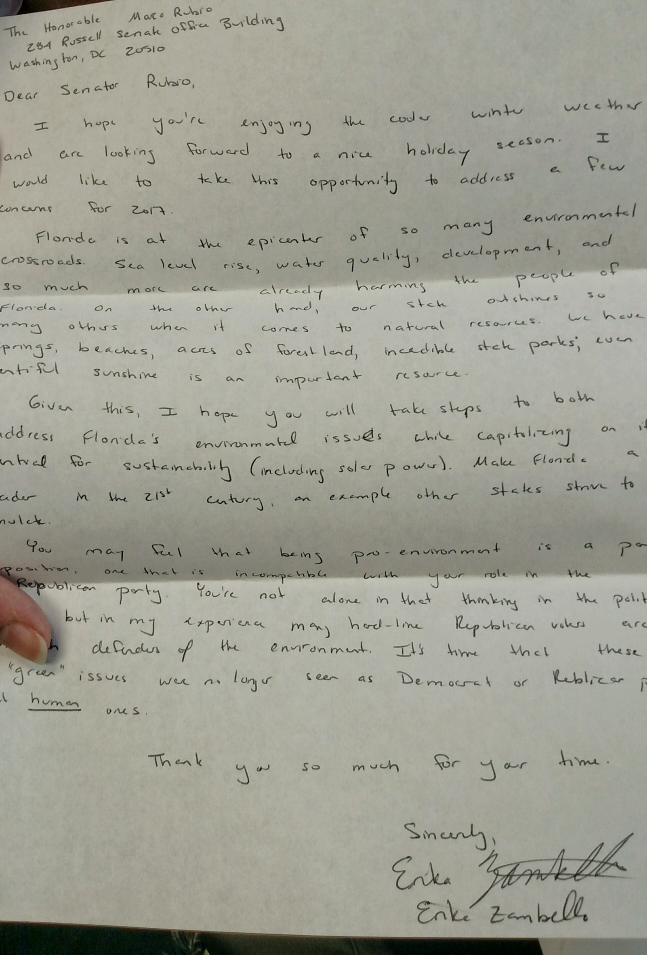
#> input picture letter.jpeg, 1940 x 2863 px (shown at 1/3 size)
$ python documents_scanner.py
#> lines starting #> are read from the running program, lines starting #| are printed output that depends on the picture
import numpy as np
import cv2
from skimage.filters import threshold_local
import math
from scipy import ndimage
print("Imports are Done!")


class Scanner:
    """
    A class to scan (and perform related operations on) a document.
    ...
    Attributes
    ----------
    img : str
            image name of the document/photo.
    Methods
    -------
    Resize_Image(final_height, img):
            Resizes the image by preserving its axis ratio.
    Scan_View():
            Transforms the image/document view into B&W (proper scanned colour scheme).
    Rotation():
            Automatically rotates the image/document to a straight (top-down, face-on) view.
    """

    def __init__(self, img):
        """
        Constructs all the necessary attributes for the person object.
        Parameters
        ----------
        img : str
                image name of the document/photo
        Returns
        -------
        None
        """

        self.img = img

    def Resize_Image(self, final_height, img):
        """
        Resizes the image by preserving its axis ratio.
        An argument 'img' can be either a string or an image array itself.
        Parameters
        ----------
        img : str/array
                image name (image array) of the document/photo
        final_height : int
                final height to resize an image to (in pixels)
        Returns
        -------
        Resized image (array)
        """

        if isinstance(img, str):
            print("This is string!")
            img = cv2.imread(img, cv2.IMREAD_GRAYSCALE)
        else:
            print("This is not string!")
            print(type(img))
            img = img
        # Optional - resizing an image by preserving its aspect ratio
        # percentage by which we resize our image (based on the hight)
        height_ratio = final_height / img.shape[0]
        # calculate the ratio of original dimensions
        height, width = int(
            img.shape[0] * height_ratio), int(img.shape[1] * height_ratio)
        # resizing our image to the desired size
        im_res = cv2.resize(img, (width, height))
        cv2.imshow("Resized", im_res)
        cv2.waitKey(0)
        cv2.destroyAllWindows()
        return im_res

    def Scan_View(self, save_collage=False, resize_collage=True, resize_height=500):
        """
        Transforms an image/document view into B&W view (proper scanned colour scheme).
        Optionally, saves and resizes a collage with the original and scanned images.
        Parameters
        ----------
        save_collage : bool
                flag to save the collage
        resize_collage : bool
                flag to resize the collage
        resize_height : int (default = 500)
                final height to resize an image to (in pixels)
        Returns
        -------
        Resized image (array)
        """
#> called with save_collage = False, resize_collage = False, resize_height = 500

        print("Scanned View")
        # read the original image, copy it,
        # apply threshold to "scannify" it
        image = cv2.imread(self.img)
#> image is the input picture: shape (2863, 1940, 3); mean B, G, R 147.3, 159.1, 159
        orig = image.copy()

        # convert our image to grayscale, apply threshold
        # to create scanned paper effect
        image = cv2.cvtColor(image, cv2.COLOR_BGR2GRAY)
#> image: shape (2863, 1940)
        thr = threshold_local(image, 11, offset=10, method="gaussian")
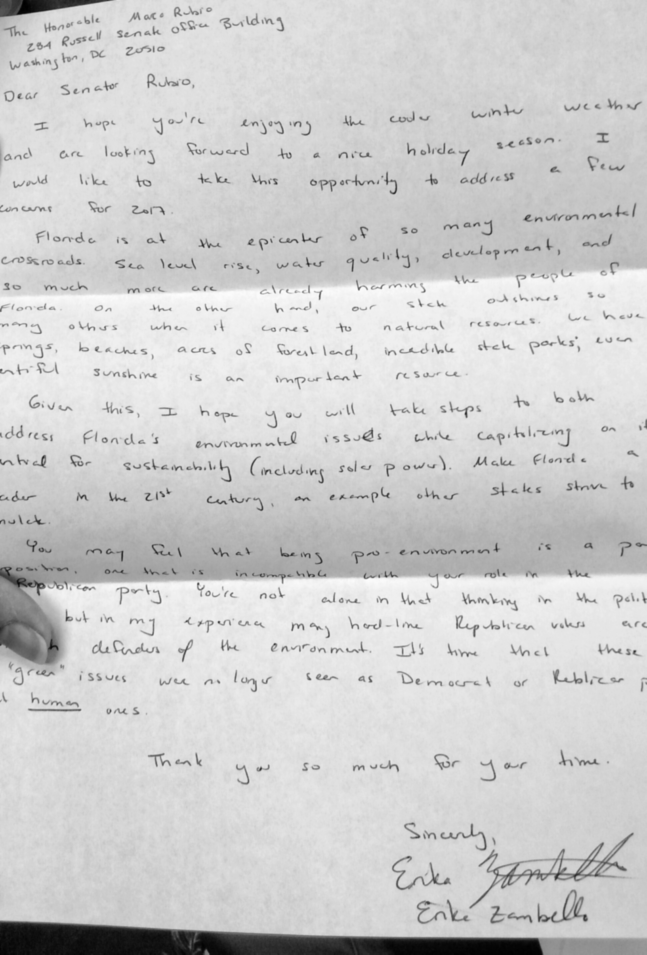
#> thr: shape (2863, 1940) float64 (shown at 1/3 size); min -9.16, max 184.5, mean 147.8; drawn with min black and max white
        image = (image > thr).astype("uint8") * 255
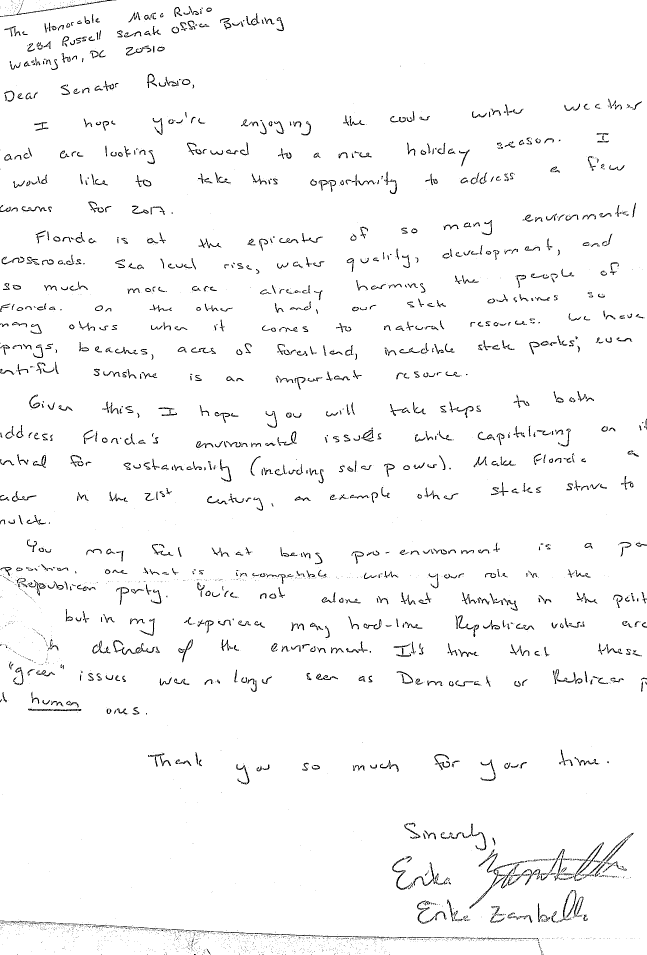
#> image: shape (2863, 1940) (shown at 1/3 size); 97.1% white; black in thin lines or dots

        # [5 lines of commented-out code are left out]
        if save_collage:
            # Saving a nice horizontal collage
            horiz_conc = np.concatenate((orig[:, :, 1], image), axis=1)
            if resize_collage:
                # Optional - resizing this collage to take less space
                horiz_conc = self.Resize_Image(resize_height, horiz_conc)
            # Saving the horizontal collage
            cv2.imwrite('Part_scan_view.png', horiz_conc)
        else:
            # Saving an image itself
            cv2.imwrite('Part_scan_view.png', image)
        return image

    def Rotation(self, save_rotated=False, resize_height=500):
        """
        Rotate an image/document view for a face-on view (view from the top).
        Optionally, saves and resizes a collage with the original and scanned images.
        Parameters
        ----------
        save_rotated : bool
                flag to save the rotated image
        resize_height : int (optional, default = 500)
                final height to resize an image to (in pixels)
        Returns
        -------
        Rotated image (array)
        """
#> called with save_rotated = True, resize_height = 500

        print("Rotation")
        # read the original image, copy it,
        # rotate it

        print(self.img)

        image = cv2.imread(self.img)
        print("image", str(image))
#| image None
#> (the run stopped early here; a loop or call above may not have finished)
